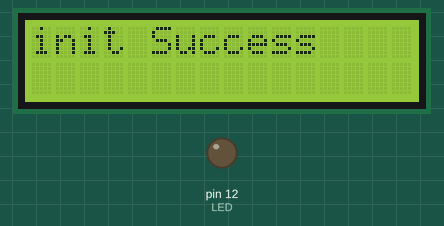
Bench run of a sketch on a simulated Arduino Mega 2560, built with avr-gcc and run on an emulated ATmega2560. On the bench: 16×2 character LCD, output pins drawn as LEDs (lit = HIGH). No radio packets arrive unless stated; pins used as bus, display or sensor lines are not drawn; what the sketch prints to the serial monitor is not drawn.

Above: at 0.1 s.
At 2.1 s:
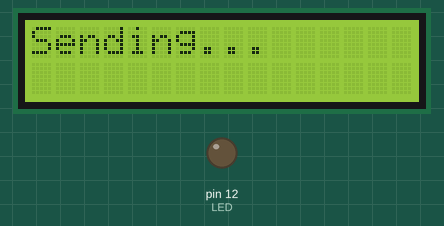
At 3.2 s:
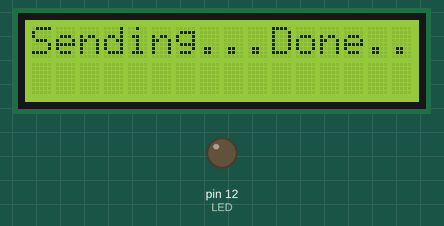
At 10.3 s:
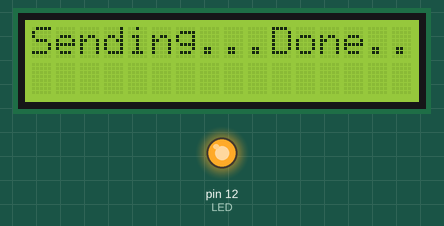
Timing chart, 0 to 130.0 s (numbered marks = the images above):
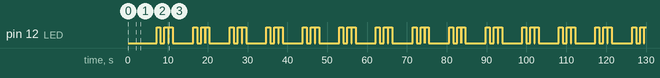

The sketch:

transmitter_i2c.ino
```cpp
    /************************************************************************/
   /***************     Created by Praveen Kumar      **********************/
  /****************     MS Studend Computer Science   *********************/
 /*****************     +917737662589                 ********************/
/************************************************************************/


#include <SPI.h>
#include <RH_RF95.h>
//#include <LiquidCrystal.h>
#include <LiquidCrystal_I2C.h>

LiquidCrystal_I2C lcd(0x27,16,2);  // set the LCD address to 0x27 for a 16 chars and 2 line display

RH_RF95 SX1278(53, 2);
  int Count;
  int i;
  long prevmillis;
#define LORA_DIO0 2
#define LORA_SS 53
#define LORA_RST 9
#define LED 12
//const int rs = 9, en = 8, d4 = 7, d5 = 6, d6 = 5, d7 = 4;
//LiquidCrystal lcd(rs, en, d4, d5, d6, d7);

void setup() {
    Serial.begin(9600);
    lcd.init();
    lcd.backlight();
//    lcd.home();
    pinMode(LED,OUTPUT);
    pinMode(LORA_RST, OUTPUT);
    digitalWrite(LORA_RST,HIGH);
    digitalWrite(LED,LOW);
    pinMode(LORA_SS, OUTPUT);
    digitalWrite(LORA_SS,HIGH);
    Serial.println();
    Serial.println("Setup");
        if (!SX1278.init())
        {
          Serial.println("Notice:init failed");
          lcd.print("init failed");
        }
        else
        {
          Serial.println("Notice:init Success");
          lcd.print("init Success");
        }

   delay(2000);


}

void loop() {
//      if (!SX1278.init());
        digitalWrite(LORA_RST,HIGH);
        digitalWrite(LED,LOW);
        lcd.clear();
        lcd.setCursor(0, 0);
        const uint8_t data[] = "1";
        SX1278.send(data, sizeof(data));
        Serial.println("Sending...");
        lcd.print("Sending...");
        delay(1000);
        SX1278.waitPacketSent();
        Serial.println(" done");
        lcd.print("Done...");
        delay(4000);
        digitalWrite(LED,HIGH);
        delay(1000);
        digitalWrite(LED,LOW);
        delay(1000);
        digitalWrite(LED,HIGH);
        delay(1000);
        digitalWrite(LED,LOW);
        delay(100);
        digitalWrite(LED,HIGH);
        delay(1000);


}
```

Measured:
- by itself, pin 12 (LED): repeats every 9.2 s: LOW 1.0 s, HIGH 1.0 s, LOW 0.10 s, HIGH 1.0 s, LOW 5.1 s, HIGH 1.0 s
- by itself, everything shown: repeats every 9.2 s, in 7 steps
- what the display in image 1 shows lasts 1.1 s, from 2.1 s to 3.2 s
